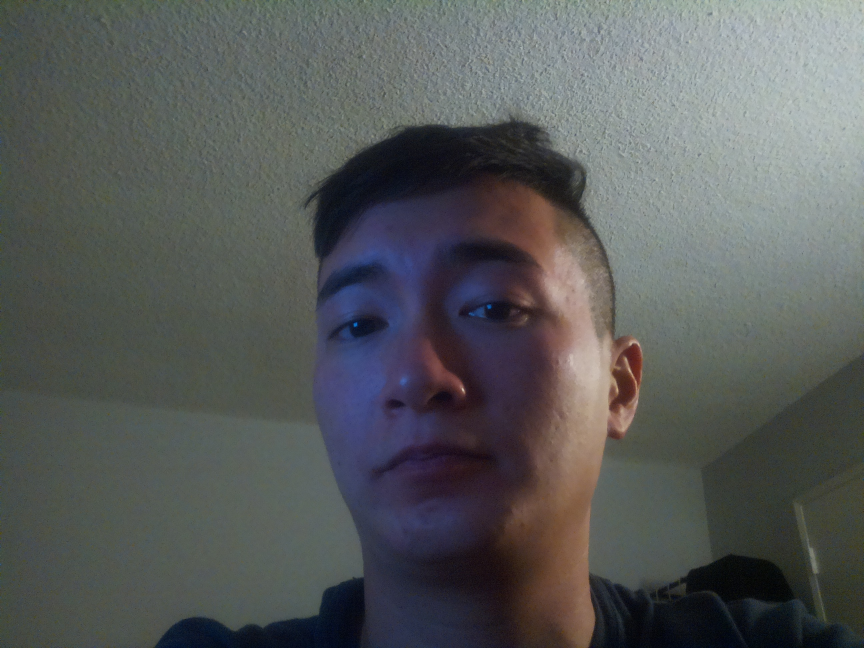
#> input picture Bluetooth/Bluetooth Video Streaming/testimage.jpg, 2592 x 1944 px, given in place of the camera (shown at 1/3 size)
$ python DecodingExample.py
#> lines starting #> are read from the running program, lines starting #| are printed output that depends on the picture; after the words box and inside, x2 and y2 are one past the last pixel; in counts of white or black regions, pixels touching at a corner belong together
import cv2 as cv
import numpy as np
import time
from io import BytesIO
import sys
import zlib

# Starting video feed
cap = cv.VideoCapture(0)

# Rescaling video frame
_, frame = cap.read()
#> frame is the input picture: shape (1944, 2592, 3); mean B, G, R 89.9, 90.5, 88
scale_percent = 100 # percent of original size
width = int(frame.shape[1] * scale_percent / 100)
#> width = 2592
height = int(frame.shape[0] * scale_percent / 100)
#> height = 1944

# Initiating midpoint of bounding boxes
midpoint = (0,0)

while(1):
    # Take each frame
    _, frame = cap.read()

    # Resizing frame
    dim = (width, height)
#> dim = (2592, 1944)
    frame = cv.resize(frame, dim, interpolation = cv.INTER_AREA)

    # Convert BGR to HSV
    hsv = cv.cvtColor(frame, cv.COLOR_BGR2HSV)
#> hsv: shape (1944, 2592, 3); mean H, S, V 74.8, 43.7, 96.9

    # define range of blue color in HSV
    lower_blue = np.array([110,50,50])
    upper_blue = np.array([130,255,255])

    # Threshold the HSV image to get only blue colors
    mask = cv.inRange(hsv, lower_blue, upper_blue)
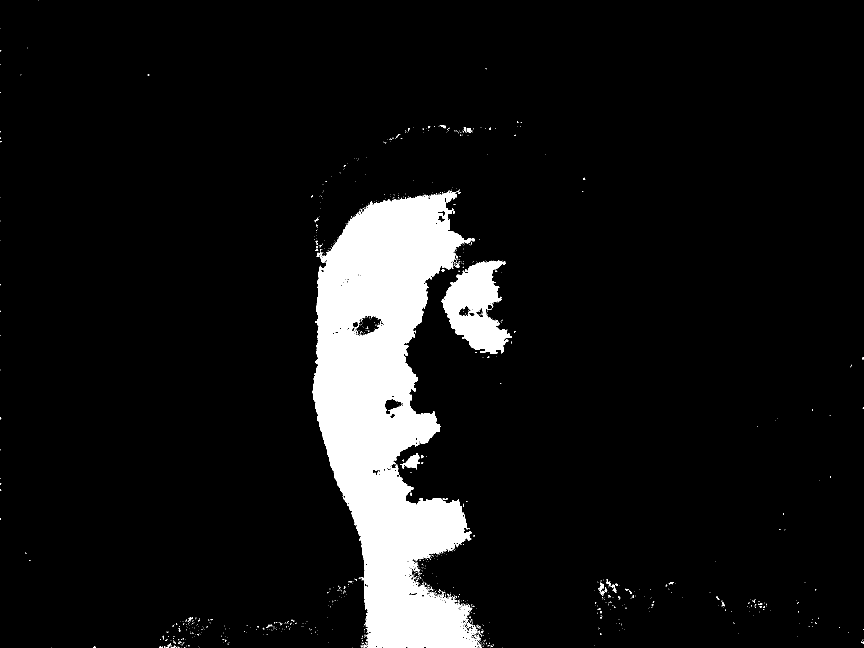
#> mask: shape (1944, 2592) (shown at 1/3 size); 8.2% white; 1261 white regions (1201 under 20 px)

    # Bitwise-AND mask and original image
    res = cv.bitwise_and(frame,frame, mask= mask)
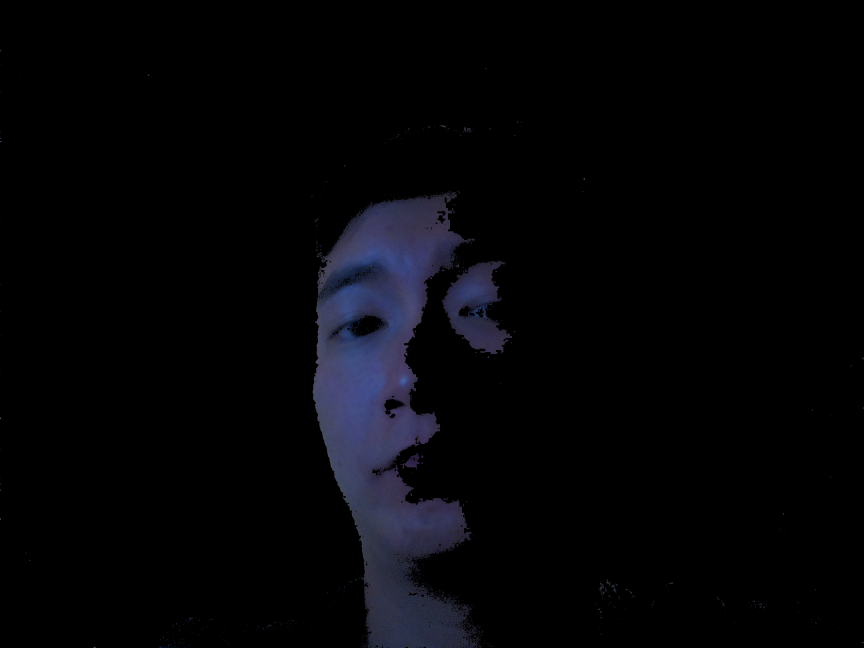
#> res: shape (1944, 2592, 3) (shown at 1/3 size); mean B, G, R 7.2, 4.5, 4.4

    # Creating bounding boxes
    contours, _ = cv.findContours(mask, cv.RETR_LIST, cv.CHAIN_APPROX_SIMPLE)
#> contours = 2452 contours, 2351 with area under 20; largest, box (x1, y1, x2, y2) and area: (938, 574, 1439, 1944) 379540, (1325, 781, 1536, 1062) 32259, (1052, 945, 1153, 1011) 4040, (1152, 1195, 1211, 1245) 1509, (1200, 1360, 1258, 1408) 1142
    for c in contours:
        rect = cv.boundingRect(c)
        area = cv.contourArea(c)
        if area < 500:
            continue
        x, y, w, h = rect
        cv.rectangle(frame, (x,y), (x+w, y+h), (0,0,255), 2)
#> this loop made 2452 passes
#> (rect, area) on passes 1 to 3: ((1507, 1943, 1, 1), 0), ((1099, 1943, 1, 1), 0), ((1096, 1943, 1, 1), 0)

    '''
    print(frame)
    print(frame.size)
    print(frame.shape)
    print(frame.dtype)
    print(type(frame))
    '''

    print(sys.getsizeof(frame))
#| 15116688

    np_bytes = BytesIO()
    np.save(np_bytes, frame, allow_pickle=True)

    np_bytes = np_bytes.getvalue()
    print(type(np_bytes))

    decode = BytesIO(np_bytes)
    decoded = np.load(decode, allow_pickle=True)
    #print(decoded)

    if np.array_equal(frame, decoded):
        print("true")
    else:
        print("false")

    time.sleep(2)

    # Press esc to exit
    k = cv.waitKey(5) & 0xFF
#> (key Esc is pressed here)
    if k == 27:
        break

cv.destroyAllWindows()
